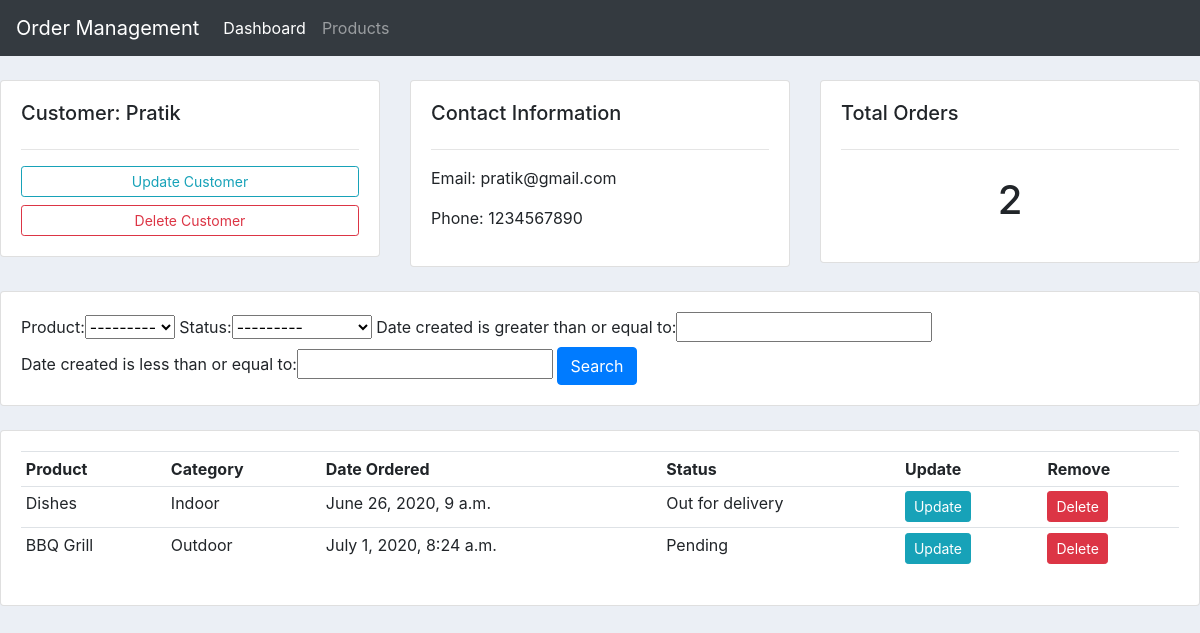
Screenshot of /customers/1/ with the database file from the repository.
### accounts/models.py (models this page shows, shortened)
class Customer(models.Model):
    name = models.CharField(max_length=100,null=True)
    phone = models.CharField(max_length=100,null=True,unique=True)
    email = models.CharField(max_length=100,null=True,unique=True)
    date_created = models.DateTimeField(auto_now_add=True,null=True)

class Order(models.Model):
    STATUS=(
        ('Pending','Pending'),
        ('Out for delivery','Out for delivery'),
        ('Delivered','Delivered')
        )
    customer=models.ForeignKey(Customer,null=True,on_delete=models.SET_NULL)
    product=models.ForeignKey(Product,null=True,on_delete=models.SET_NULL)
    date_created = models.DateTimeField(auto_now_add=True,null=True)
    status=models.CharField(max_length=100, null=True, choices=STATUS)

class Product(models.Model):
    CATEGORY=(
        ('Indoor','Indoor'),
        ('Outdoor','Outdoor')
    )
    name = models.CharField(max_length=100,null=True)
    price=models.FloatField(null=True)
    category=models.CharField(max_length=100,null=True,choices=CATEGORY)
    description=models.CharField(max_length=200,null=True,blank=True)
    date_created = models.DateTimeField(auto_now_add=True,null=True)
    tag=models.ManyToManyField(Tag)
    def __str__(self):
        return self.name

### accounts/views.py (the view)
# urls.py: path('customers/<str:pk>/',views.customers,name='customers'),
def customers(request,pk):
    customer=Customer.objects.get(id=pk)
    orders=customer.order_set.all()   # Get all the orders for a particular customer
    orders_count=orders.count()
    myFilter = OrderFilter(request.GET,queryset=orders) # request.GET is the data we are filtering for onqueryset which is all the orders of specific customer.
    orders=myFilter.qs
    context={
        'customer':customer,
        'orders':orders,
        'orders_count':orders_count,
        'myFilter':myFilter
    }
    return render(request,'accounts/customers.html',context)

### accounts/templates/accounts/customers.html
{% extends 'accounts/main.html' %}
{% block content %}
<br>
<div class="row">
	<div class="col-md">
		<div class="card card-body">
			<h5>Customer: {{customer.name}}</h5>
			<hr>
			<a class="btn btn-outline-info  btn-sm btn-block" href="">Update Customer</a>
			<a class="btn btn-outline-danger  btn-sm btn-block" href="">Delete Customer</a>
		</div>
	</div>
	<div class="col-md">
		<div class="card card-body">
			<h5>Contact Information</h5>
			<hr>
			<p>Email: {{customer.email}}</p>
			<p>Phone: {{customer.phone}}</p>
		</div>
	</div>
	<div class="col-md">
		<div class="card card-body">
			<h5>Total Orders</h5>
			<hr>
			<h1 style="text-align: center;padding: 10px">{{orders_count}}</h1>
		</div>
	</div>
</div>
<br>
<div class="row">
	<div class="col">
		<div class="card card-body">
			<form method="get">
				{{myFilter.form}}
		    <button class="btn btn-primary" type="submit">Search</button>
		  </form>
		</div>
	</div>
</div>
<br>
<div class="row">
	<div class="col-md">
		<div class="card card-body">
			<table class="table table-sm">
				<tr>
					<th>Product</th>
					<th>Category</th>
					<th>Date Ordered</th>
					<th>Status</th>
					<th>Update</th>
					<th>Remove</th>
				</tr>
				{% for order in orders %}
				<tr>
					<td>{{order.product}}</td>
					<td>{{order.product.category}}</td>
					<td>{{order.date_created}}</td>
					<td>{{order.status}}</td>
					<td><a href="{% url 'update_order' order.id %}" class="btn btn-sm btn-info">Update</a></td>
					<td><a href="{% url 'delete_order' order.id %}" class="btn btn-sm btn-danger">Delete</a></td>
				</tr>
				{% endfor %}
			</table>
		</div>
	</div>
</div>
{% endblock %}

### static/css/main.css (style rules this page uses)
body { background-color: #ebeff5; }

### rows the page displays
Customer: name "Pratik", email "pratik@gmail.com", phone "1234567890"
Order: product "Dishes", product.category "Indoor", date_created "June 26, 2020, 9 a.m.", status "Out for delivery"
Order: product "BBQ Grill", product.category "Outdoor", date_created "July 1, 2020, 8:24 a.m.", status "Pending"

### other values shown
{{ orders_count }} "2"
